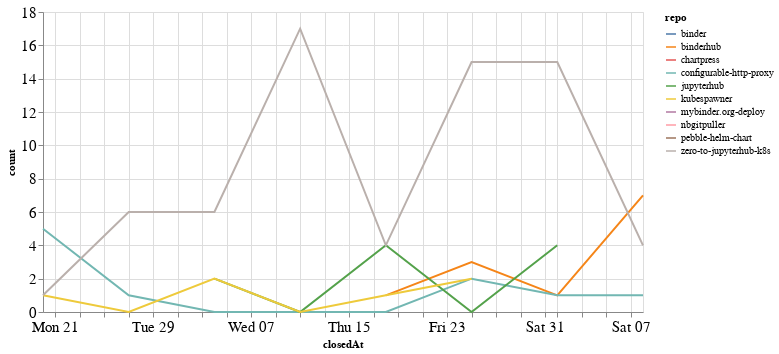

The notebook cell saved with this chart:
### Code cell
closed_by_time = closed_by.groupby('repo').resample('W', on='closedAt').count()['author'].reset_index()
closed_by_time = closed_by_time.rename(columns={'author': 'count'})

alt.Chart(closed_by_time, width=600).mark_line().encode(
    x='closedAt',
    y='count',
    color='repo',
    tooltip="repo"
)

### Figure 1 — Vega-Lite specification as saved in the notebook (floating-point values rounded to 4 significant figures)
{"config": {"axisLeft": {"labelFontSize": 15}, "axisBottom": {"labelFontSize": 15}}, "data": {"name": "data-028f94b7f2732ebd2a80ea52ef24f5a6"}, "mark": "line", "encoding": {"color": {"type": "nominal", "field": "repo"}, "tooltip": {"type": "nominal", "field": "repo"}, "x": {"type": "temporal", "field": "closedAt"}, "y": {"type": "quantitative", "field": "count"}}, "width": 600, "$schema": "https://vega.github.io/schema/vega-lite/v4.8.1.json", "datasets": {"data-028f94b7f2732ebd2a80ea52ef24f5a6": [{"repo": "binder", "closedAt": "2020-10-18T00:00:00", "count": 1}, {"repo": "binderhub", "closedAt": "2020-10-18T00:00:00", "count": 1}, {"repo": "binderhub", "closedAt": "2020-10-25T00:00:00", "count": 3}, {"repo": "binderhub", "closedAt": "2020-11-01T00:00:00", "count": 1}, {"repo": "binderhub", "closedAt": "2020-11-08T00:00:00", "count": 7}, {"repo": "chartpress", "closedAt": "2020-11-08T00:00:00", "count": 2}, {"repo": "configurable-http-proxy", "closedAt": "2020-09-20T00:00:00", "count": 5}, {"repo": "configurable-http-proxy", "closedAt": "2020-09-27T00:00:00", "count": 1}, {"repo": "configurable-http-proxy", "closedAt": "2020-10-04T00:00:00", "count": 0}, {"repo": "configurable-http-proxy", "closedAt": "2020-10-11T00:00:00", "count": 0}, {"repo": "configurable-http-proxy", "closedAt": "2020-10-18T00:00:00", "count": 0}, {"repo": "configurable-http-proxy", "closedAt": "2020-10-25T00:00:00", "count": 2}, {"repo": "configurable-http-proxy", "closedAt": "2020-11-01T00:00:00", "count": 1}, {"repo": "configurable-http-proxy", "closedAt": "2020-11-08T00:00:00", "count": 1}, {"repo": "jupyterhub", "closedAt": "2020-10-04T00:00:00", "count": 2}, {"repo": "jupyterhub", "closedAt": "2020-10-11T00:00:00", "count": 0}, {"repo": "jupyterhub", "closedAt": "2020-10-18T00:00:00", "count": 4}, {"repo": "jupyterhub", "closedAt": "2020-10-25T00:00:00", "count": 0}, {"repo": "jupyterhub", "closedAt": "2020-11-01T00:00:00", "count": 4}, {"repo": "kubespawner", "closedAt": "2020-09-20T00:00:00", "count": 1}, {"repo": "kubespawner", "closedAt": "2020-09-27T00:00:00", "count": 0}, {"repo": "kubespawner", "closedAt": "2020-10-04T00:00:00", "count": 2}, {"repo": "kubespawner", "closedAt": "2020-10-11T00:00:00", "count": 0}, {"repo": "kubespawner", "closedAt": "2020-10-18T00:00:00", "count": 1}, {"repo": "kubespawner", "closedAt": "2020-10-25T00:00:00", "count": 2}, {"repo": "mybinder.org-deploy", "closedAt": "2020-11-01T00:00:00", "count": 1}, {"repo": "nbgitpuller", "closedAt": "2020-10-04T00:00:00", "count": 2}, {"repo": "pebble-helm-chart", "closedAt": "2020-11-08T00:00:00", "count": 1}, {"repo": "zero-to-jupyterhub-k8s", "closedAt": "2020-09-20T00:00:00", "count": 1}, {"repo": "zero-to-jupyterhub-k8s", "closedAt": "2020-09-27T00:00:00", "count": 6}, {"repo": "zero-to-jupyterhub-k8s", "closedAt": "2020-10-04T00:00:00", "count": 6}, {"repo": "zero-to-jupyterhub-k8s", "closedAt": "2020-10-11T00:00:00", "count": 17}, {"repo": "zero-to-jupyterhub-k8s", "closedAt": "2020-10-18T00:00:00", "count": 4}, {"repo": "zero-to-jupyterhub-k8s", "closedAt": "2020-10-25T00:00:00", "count": 15}, {"repo": "zero-to-jupyterhub-k8s", "closedAt": "2020-11-01T00:00:00", "count": 15}, {"repo": "zero-to-jupyterhub-k8s", "closedAt": "2020-11-08T00:00:00", "count": 4}]}}
